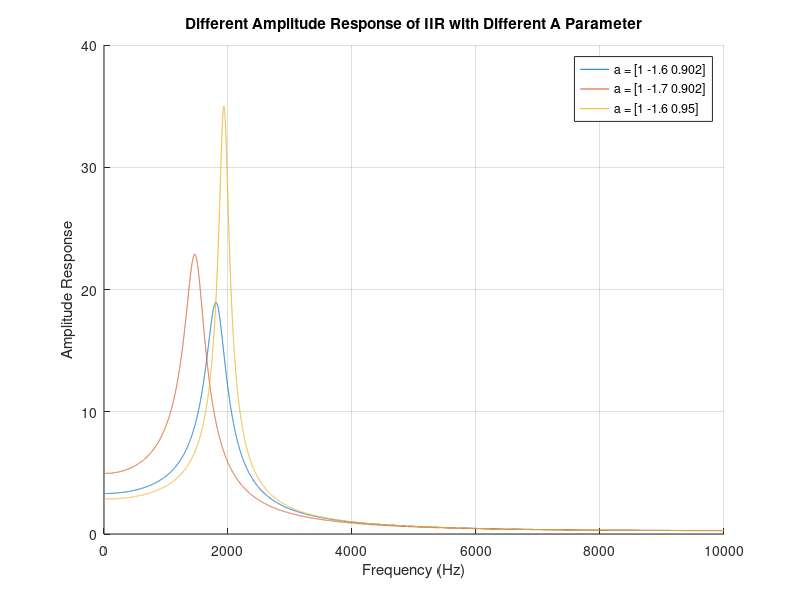

The MATLAB source for this figure:
b = [1 0 0];
a1 = [1 -1.6 0.902];
a2 = [1 -1.7 0.902];
a3 = [1 -1.6 0.95];
a4 = [1 -1.6 1];
fs = 20000;
f = linspace(0, fs / 2, fs);

h = freqz(b, a1, fs);
h1 = abs(h);
h = freqz(b, a2, fs);
h2 = abs(h);
h = freqz(b, a3, fs);
h3 = abs(h);
h = freqz(b, a4, fs);
h4 = abs(h);

grid on;
hold on;
plot(f, h1);
plot(f, h2);
plot(f, h3);
%plot(f, h4);
legend('a = [1 -1.6 0.902]', 'a = [1 -1.7 0.902]', 'a = [1 -1.6 0.95]', 'a = [1 -1.6 1]');
xlabel('Frequency (Hz)');
ylabel('Amplitude Response');
title('Different Amplitude Response of IIR with Different A Parameter');
hold off;
